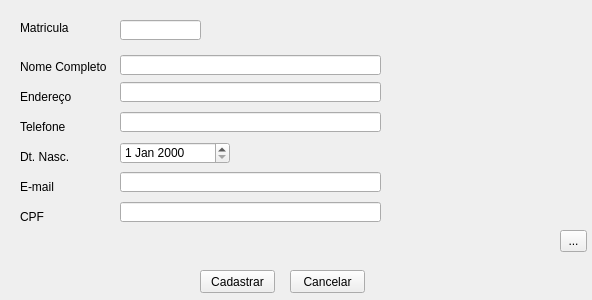
<?xml version="1.0" encoding="UTF-8"?>
<ui version="4.0">
 <class>AddAluno</class>
 <widget class="QWidget" name="AddAluno">
  <property name="geometry">
   <rect>
    <x>0</x>
    <y>0</y>
    <width>592</width>
    <height>300</height>
   </rect>
  </property>
  <property name="windowTitle">
   <string>Form</string>
  </property>
  <widget class="QLabel" name="label">
   <property name="geometry">
    <rect>
     <x>20</x>
     <y>59</y>
     <width>91</width>
     <height>16</height>
    </rect>
   </property>
   <property name="text">
    <string>Nome Completo</string>
   </property>
  </widget>
  <widget class="QLabel" name="label_2">
   <property name="geometry">
    <rect>
     <x>20</x>
     <y>89</y>
     <width>61</width>
     <height>16</height>
    </rect>
   </property>
   <property name="text">
    <string>Endereço</string>
   </property>
  </widget>
  <widget class="QLineEdit" name="lineEdit">
   <property name="geometry">
    <rect>
     <x>120</x>
     <y>55</y>
     <width>261</width>
     <height>20</height>
    </rect>
   </property>
  </widget>
  <widget class="QLineEdit" name="lineEdit_2">
   <property name="geometry">
    <rect>
     <x>120</x>
     <y>82</y>
     <width>261</width>
     <height>20</height>
    </rect>
   </property>
  </widget>
  <widget class="QLabel" name="label_3">
   <property name="geometry">
    <rect>
     <x>20</x>
     <y>119</y>
     <width>51</width>
     <height>16</height>
    </rect>
   </property>
   <property name="text">
    <string>Telefone</string>
   </property>
  </widget>
  <widget class="QLineEdit" name="lineEdit_3">
   <property name="geometry">
    <rect>
     <x>120</x>
     <y>112</y>
     <width>261</width>
     <height>20</height>
    </rect>
   </property>
  </widget>
  <widget class="QLabel" name="label_4">
   <property name="geometry">
    <rect>
     <x>20</x>
     <y>149</y>
     <width>51</width>
     <height>16</height>
    </rect>
   </property>
   <property name="text">
    <string>Dt. Nasc.</string>
   </property>
  </widget>
  <widget class="QLabel" name="label_5">
   <property name="geometry">
    <rect>
     <x>20</x>
     <y>179</y>
     <width>51</width>
     <height>16</height>
    </rect>
   </property>
   <property name="text">
    <string>E-mail</string>
   </property>
  </widget>
  <widget class="QLineEdit" name="lineEdit_5">
   <property name="geometry">
    <rect>
     <x>120</x>
     <y>172</y>
     <width>261</width>
     <height>20</height>
    </rect>
   </property>
  </widget>
  <widget class="QLabel" name="label_6">
   <property name="geometry">
    <rect>
     <x>20</x>
     <y>209</y>
     <width>51</width>
     <height>16</height>
    </rect>
   </property>
   <property name="text">
    <string>CPF</string>
   </property>
  </widget>
  <widget class="QLineEdit" name="lineEdit_6">
   <property name="geometry">
    <rect>
     <x>120</x>
     <y>202</y>
     <width>261</width>
     <height>20</height>
    </rect>
   </property>
  </widget>
  <widget class="QDateEdit" name="dateEdit">
   <property name="geometry">
    <rect>
     <x>120</x>
     <y>142</y>
     <width>110</width>
     <height>22</height>
    </rect>
   </property>
  </widget>
  <widget class="QPushButton" name="pushButton">
   <property name="geometry">
    <rect>
     <x>290</x>
     <y>270</y>
     <width>75</width>
     <height>23</height>
    </rect>
   </property>
   <property name="text">
    <string>Cancelar</string>
   </property>
  </widget>
  <widget class="QPushButton" name="pushButton_2">
   <property name="geometry">
    <rect>
     <x>200</x>
     <y>270</y>
     <width>75</width>
     <height>23</height>
    </rect>
   </property>
   <property name="text">
    <string>Cadastrar</string>
   </property>
  </widget>
  <widget class="QLabel" name="label_7">
   <property name="geometry">
    <rect>
     <x>20</x>
     <y>20</y>
     <width>91</width>
     <height>16</height>
    </rect>
   </property>
   <property name="text">
    <string>Matricula</string>
   </property>
  </widget>
  <widget class="QLineEdit" name="lineEdit_7">
   <property name="geometry">
    <rect>
     <x>120</x>
     <y>20</y>
     <width>81</width>
     <height>20</height>
    </rect>
   </property>
  </widget>
  <widget class="QToolButton" name="toolButton">
   <property name="geometry">
    <rect>
     <x>560</x>
     <y>230</y>
     <width>27</width>
     <height>22</height>
    </rect>
   </property>
   <property name="text">
    <string>...</string>
   </property>
  </widget>
  <widget class="QLabel" name="image_label">
   <property name="geometry">
    <rect>
     <x>390</x>
     <y>56</y>
     <width>191</width>
     <height>161</height>
    </rect>
   </property>
   <property name="text">
    <string/>
   </property>
  </widget>
 </widget>
 <resources/>
 <connections/>
</ui>
